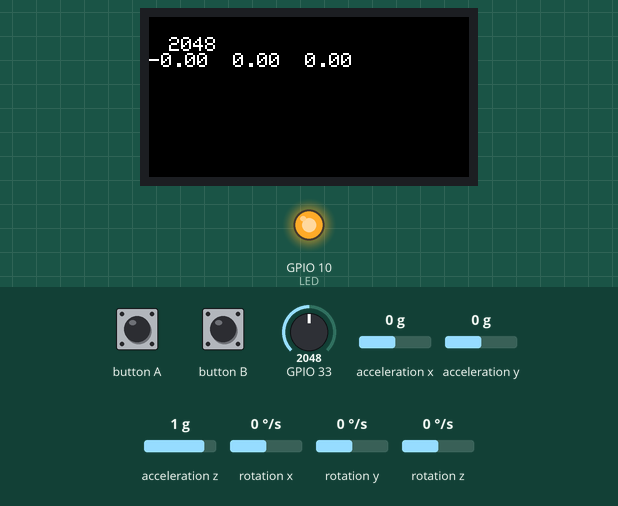
Bench run of a sketch on a simulated ESP32. On the bench: 160×80 colour display, output pins drawn as LEDs (lit = HIGH). The inputs (shaded band) are chosen by the test bench; at power-on: GPIO 33 = 2048, acceleration x 0 g, acceleration y 0 g, acceleration z 1 g, rotation x 0 °/s, rotation y 0 °/s, rotation z 0 °/s. Nothing arrives over Bluetooth unless stated; what the sketch prints to the serial monitor is not drawn. At 26.0 s the program restarts the board; the recording ends there.

Above: at 22.1 s.
22.2 s: GPIO 33 set to 1940
At 22.42 s:
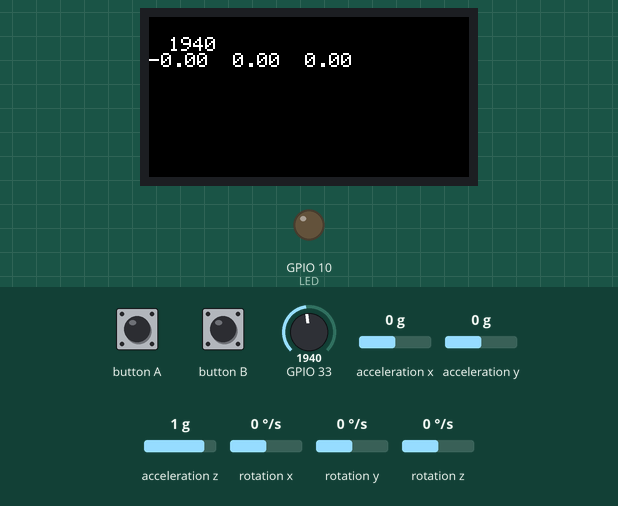
24.4 s: acceleration x set to -1.4 g
At 24.61 s:
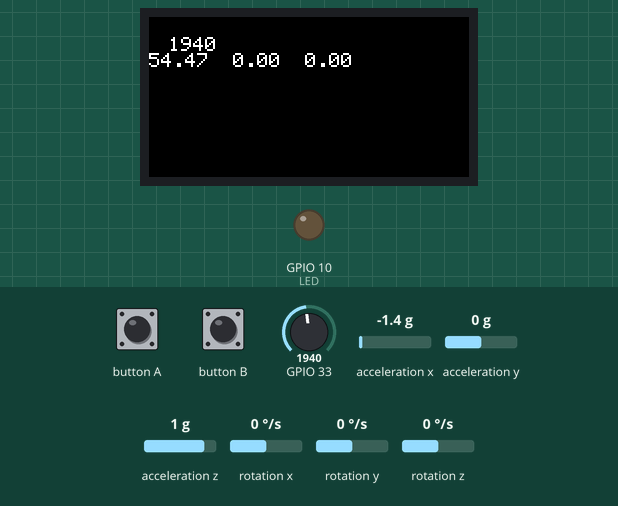
25.9 s: button B pressed for 0.15 s
Timing chart, 0 to 26.0 s (numbered marks = the images above; inputs shaded):
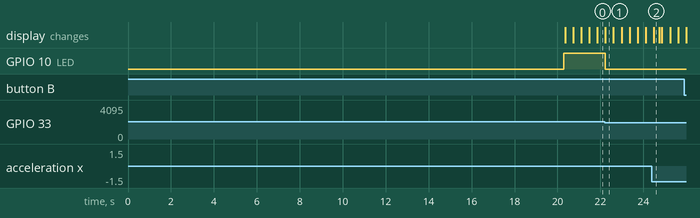

Measured:
- the behaviour switches between 2001 and 2000 on GPIO 33 (found by bisection; images 0 and 1)
- after the input at 22.2 s, GPIO 10 (LED): HIGH → LOW at once
- after the input at 25.9 s, every drawn part: stays the same

The sketch:

newSketch.ino
```cpp
#include <M5StickC.h>

#include "BluetoothSerial.h" //Bluetooth用
BluetoothSerial SerialBT;    // Bluetooth用

hw_timer_t *timer;
QueueHandle_t xQueue;
TaskHandle_t taskHandle;

//ライトの取得
int lightSensor(int analogRead_value)
{
    // analogRead_valueの数値が2000以下 -> 明るい
    if (analogRead_value <= 2000)
    {
        M5.Lcd.setCursor(10, 10);
        M5.Lcd.printf("%d\n", analogRead_value);
        return 0;
    }
    // analogRead_valueの数値が2000以上 -> 暗い
    else
    {
        M5.Lcd.setCursor(10, 10);
        M5.Lcd.printf("%d\n", analogRead_value);
        return 1;
    }
}

// タイマー割り込み
void IRAM_ATTR onTimer()
{
    int8_t data;
    // キューを送信
    xQueueSendFromISR(xQueue, &data, 0);
}
// 実際のタイマー処理用タスク
void task(void *pvParameters)
{
    uint8_t calibration = 0;       // キャリブレーションの状態(0:初期化直後, 1:データ取得中, 2:完了)
    uint16_t calibrationCount = 0; // データ取得数
    float pitchSum = 0;            // ピッチの累計数
    float rollSum = 0;             // ロールの累計数
    float yawSum = 0;              // ヨーの累計数
    float pitchOffset = 0;         // ピッチのオフセット
    float rollOffset = 0;          // ロールのオフセット
    float yawOffset = 0;           // ヨーのオフセット
    float yawOld = 0;              // 前回のヨー
    float yaw2 = 0;                // 補正後のヨー
    while (1)
    {
        int8_t data;
        float pitch;
        float roll;
        float yaw;
        float accX;
        float accY;
        float accZ;
        // タイマー割り込みがあるまで待機する
        xQueueReceive(xQueue, &data, portMAX_DELAY);
        M5.IMU.getAhrsData(&pitch, &roll, &yaw);

        //================================================================================================
        // 最初の200個は読み捨てる #1000
        //================================================================================================

        if (calibration == 0)
        {
            calibrationCount++;
            if (1000 <= calibrationCount)
            {
                calibration = 1;
                calibrationCount = 0;
                yawOld = yaw;
            }
        }

        else if (calibration == 1)
        {
            //================================================================================================
            //　 一定時間データを取得してオフセットを計算する
            //================================================================================================
            float gyroX = 0.0F;
            float gyroY = 0.0F;
            float gyroZ = 0.0F;
            M5.IMU.getGyroData(&gyroX, &gyroY, &gyroZ);
            M5.MPU6886.getAccelData(&accX, &accY, &accZ);  //加速度取得
            float gyro = abs(gyroX) + abs(gyroY) + abs(gyroZ);
            if (20 < gyro)
            {
                // 振動があった場合には再度キャリブレーション
                calibrationCount = 0;
                pitchSum = 0;
                rollSum = 0;
                yawSum = 0;
                Serial.printf("Calibration Init!!!!! %f\n", gyro);
            }
            else
            {
                // 累計を保存
                pitchSum += pitch;
                rollSum += roll;
                yawSum += (yawOld - yaw); // ヨーは差分を累計する
                yawOld = yaw;
                calibrationCount++;
                if (500 <= calibrationCount)
                {
                    // 一定数溜まったらオフセット計算
                    calibration = 2;
                    pitchOffset = pitchSum / calibrationCount;
                    rollOffset = rollSum / calibrationCount;
                    yawOffset = yawSum / calibrationCount;
                    Serial.printf(" pitchSum = %f\n", pitchSum);
                    Serial.printf(" rollSum = %f\n", rollSum);
                    Serial.printf(" yawSum = %f\n", yawSum);
                    Serial.printf(" pitchOffset = %f\n", pitchOffset);
                    Serial.printf(" rollOffset = %f\n", rollOffset);
                    Serial.printf(" yawOffset = %f\n", yawOffset);
                }
            }
        }
        else
        {
            //================================================================================================
            //　補正部分 #0.9/0.999999
            //================================================================================================

            pitch -= pitchOffset;
            roll -= rollOffset;
            float yawDelta = yawOld - yaw;
            yawOld = yaw;
            if (-200 < yawDelta && yawDelta < 200)
            {
                // 急激な変化は補正しない
                yaw2 -= yawDelta - yawOffset;
                // 10%減少させて原点に戻す
                yaw2 = yaw2 * 0.999999;
            }


            //================================================================================================
            //　出力部分
            //================================================================================================

            M5.MPU6886.getAccelData(&accX, &accY, &accZ);  //加速度取得

            Serial.printf(" %f,%f,%f\n", pitch, roll, yaw2);
            M5.Lcd.printf("%.2f  %.2f  %.2f\n", pitch, roll, yaw2);
            //シリアル通信
            SerialBT.printf("x%.2f,y%.2f,z%.2f", pitch, roll, yaw2);
            SerialBT.printf(",a%.2f,b%.2f,c%.2f", accX, accY, accZ);

//            Serial.flush();

            //光センサー(数字が小さいと明るい, 数字が大きいと暗い)
            uint16_t analogRead_value = analogRead(33);
            int isLightCheck = lightSensor(analogRead_value);
            // シリアルモニタに”1"と文字列を送信
            SerialBT.printf(",l%d\n", isLightCheck);
            digitalWrite(10, isLightCheck); //LED をオンオフさせる。

            //グラフ化
            String str = "pitch:"+String(pitch) + "," +"roll:" + String(roll) + "," + "yaw:" + String(yaw2);
            Serial.println(str);
            //SerialBT.println(str);


        }
    }
}


void setup()
{
    M5.begin();
    M5.IMU.Init();
    M5.Lcd.setRotation(3); //モニタ画面方向設定
    M5.MPU6886.Init();     //センサ初期化
    Serial.begin(9600);  //シリアル通信初期化
    //Serial.begin(115200); //シリアル通信初期化
    //Serial.begin(4800);
    pinMode(32, INPUT);   //光センサーの読み取り
    pinMode(10, OUTPUT);  // LED

    // Bluetooth初期化（デバイス名）
    SerialBT.begin("M5STICK-C-TGSPET");

    // キュー作成
    xQueue = xQueueCreate(1, sizeof(int8_t));
    // Core1の優先度5でタスク起動
    xTaskCreateUniversal(
        task,        // タスク関数
        "task",      // タスク名(あまり意味はない)
        8192,        // スタックサイズ
        NULL,        // 引数
        5,           // 優先度(大きい方が高い)
        &taskHandle, // タスクハンドル
        APP_CPU_NUM  // 実行するCPU(PRO_CPU_NUM or APP_CPU_NUM)
    );
    // 4つあるタイマーの1つめを利用
    // 1マイクロ秒ごとにカウント(どの周波数でも)
    // true:カウントアップ
    timer = timerBegin(0, getApbFrequency() / 1000000, true);
    // タイマー割り込み設定
    timerAttachInterrupt(timer, &onTimer, true);
    // マイクロ秒単位でタイマーセット
    timerAlarmWrite(timer, 10 * 1000, true);
    // タイマー開始
    timerAlarmEnable(timer);
}

void loop()
{
    // メイン処理は無し
    delay(1);

    M5.Lcd.fillScreen(BLACK);

    if(M5.BtnB.wasPressed()){
      esp_restart();
    }
    M5.update();
}
```
